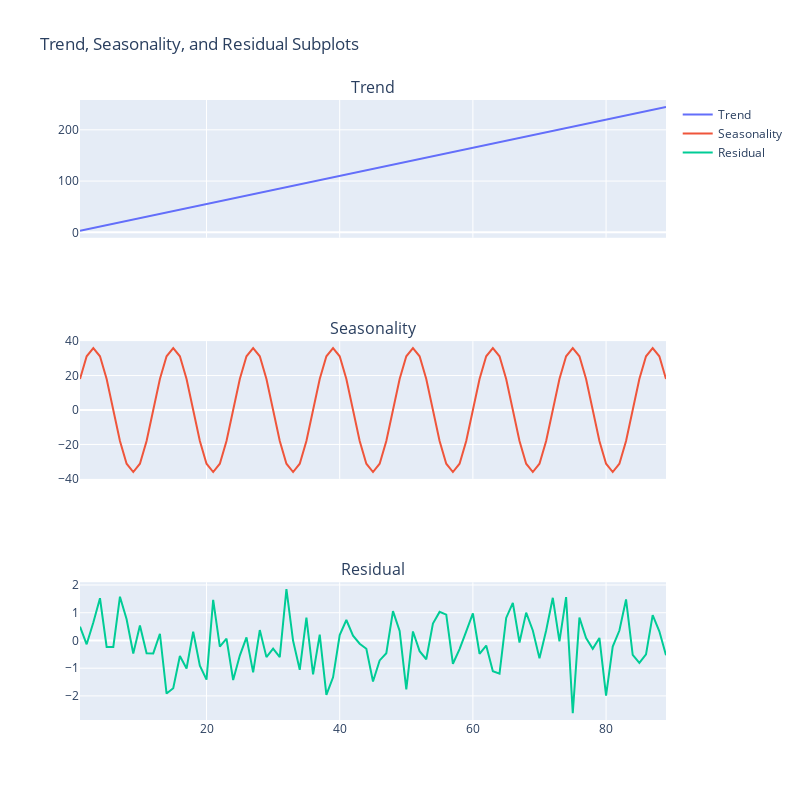

The code cell stored with this chart in its notebook:
### Markdown cell above
### 
# Section 1: Construct Trend, Seasonality, and Residual Components
In today's lecture, we'll separately fabricate trend, seasonal, and error components 
as a pedagogical exercise. The aim is to illustrate the fundamentals of constructing a 
basic time series dataset, paving the way for more advanced topics. For now, lt's generate a time sequence in minute intervals.

### Code cell
# 1. Init time series
time = np.arange(1, 90)

# 2. Init trend
trend = 2.75 * time

# 3. Init seasonality with sin
seasonality = 36 * np.sin(2 * np.pi * time / 12)

# 4. Init residual
residual = np.random.normal(0, 1, 89)

# Visualize in subplots
fig = make_subplots(rows=3, cols=1, shared_xaxes=True, subplot_titles=("Trend", "Seasonality", "Residual"))

# Add Trend plot
fig.add_trace(go.Scatter(x=time, y=trend, mode='lines', name='Trend'), row=1, col=1)

# Add Seasonality plot
fig.add_trace(go.Scatter(x=time, y=seasonality, mode='lines', name='Seasonality'), row=2, col=1)

# Add Residual plot
fig.add_trace(go.Scatter(x=time, y=residual, mode='lines', name='Residual'), row=3, col=1)

# Update layout
fig.update_layout(height=800, width=800, title_text="Trend, Seasonality, and Residual Subplots")

# Show the figure
fig.show()

### Figure 1 — Plotly figure (JSON) as saved in the notebook; plotly's stock layout.template omitted (floating-point values rounded to 4 significant figures)
{"data": [{"mode": "lines", "name": "Trend", "type": "scatter", "x": [1, 2, 3, 4, 5, 6, 7, 8, 9, 10, 11, 12, 13, 14, 15, 16, 17, 18, 19, 20, 21, 22, 23, 24, 25, 26, 27, 28, 29, 30, 31, 32, 33, 34, 35, 36, 37, 38, 39, 40, 41, 42, 43, 44, 45, 46, 47, 48, 49, 50, 51, 52, 53, 54, 55, 56, 57, 58, 59, 60, 61, 62, 63, 64, 65, 66, 67, 68, 69, 70, 71, 72, 73, 74, 75, 76, 77, 78, 79, 80, 81, 82, 83, 84, 85, 86, 87, 88, 89], "xaxis": "x", "y": [2.75, 5.5, 8.25, 11, 13.75, 16.5, 19.25, 22, 24.75, 27.5, 30.25, 33, 35.75, 38.5, 41.25, 44, 46.75, 49.5, 52.25, 55, 57.75, 60.5, 63.25, 66, 68.75, 71.5, 74.25, 77, 79.75, 82.5, 85.25, 88, 90.75, 93.5, 96.25, 99, 101.8, 104.5, 107.2, 110, 112.8, 115.5, 118.2, 121, 123.8, 126.5, 129.2, 132, 134.8, 137.5, 140.2, 143, 145.8, 148.5, 151.2, 154, 156.8, 159.5, 162.2, 165, 167.8, 170.5, 173.2, 176, 178.8, 181.5, 184.2, 187, 189.8, 192.5, 195.2, 198, 200.8, 203.5, 206.2, 209, 211.8, 214.5, 217.2, 220, 222.8, 225.5, 228.2, 231, 233.8, 236.5, 239.2, 242, 244.8], "yaxis": "y"}, {"mode": "lines", "name": "Seasonality", "type": "scatter", "x": [1, 2, 3, 4, 5, 6, 7, 8, 9, 10, 11, 12, 13, 14, 15, 16, 17, 18, 19, 20, 21, 22, 23, 24, 25, 26, 27, 28, 29, 30, 31, 32, 33, 34, 35, 36, 37, 38, 39, 40, 41, 42, 43, 44, 45, 46, 47, 48, 49, 50, 51, 52, 53, 54, 55, 56, 57, 58, 59, 60, 61, 62, 63, 64, 65, 66, 67, 68, 69, 70, 71, 72, 73, 74, 75, 76, 77, 78, 79, 80, 81, 82, 83, 84, 85, 86, 87, 88, 89], "xaxis": "x2", "y": [18.0, 31.18, 36, 31.18, 18.0, 4.409e-15, -18.0, -31.18, -36, -31.18, -18.0, -8.817e-15, 18, 31.18, 36, 31.18, 18.0, 1.323e-14, -18.0, -31.18, -36, -31.18, -18.0, -1.763e-14, 18.0, 31.18, 36, 31.18, 18, 8.599e-14, -18.0, -31.18, -36, -31.18, -18.0, -2.645e-14, 18.0, 31.18, 36, 31.18, 18.0, 3.086e-14, -18.0, -31.18, -36, -31.18, -18.0, -3.527e-14, 18.0, 31.18, 36, 31.18, 18.0, 3.968e-14, -18.0, -31.18, -36, -31.18, -18.0, -1.72e-13, 18.0, 31.18, 36, 31.18, 18.0, -7.94e-14, -18.0, -31.18, -36, -31.18, -18.0, -5.29e-14, 18.0, 31.18, 36, 31.18, 18.0, 1.852e-13, -18.0, -31.18, -36, -31.18, -18.0, -6.172e-14, 18.0, 31.18, 36, 31.18, 18.0], "yaxis": "y2"}, {"mode": "lines", "name": "Residual", "type": "scatter", "x": [1, 2, 3, 4, 5, 6, 7, 8, 9, 10, 11, 12, 13, 14, 15, 16, 17, 18, 19, 20, 21, 22, 23, 24, 25, 26, 27, 28, 29, 30, 31, 32, 33, 34, 35, 36, 37, 38, 39, 40, 41, 42, 43, 44, 45, 46, 47, 48, 49, 50, 51, 52, 53, 54, 55, 56, 57, 58, 59, 60, 61, 62, 63, 64, 65, 66, 67, 68, 69, 70, 71, 72, 73, 74, 75, 76, 77, 78, 79, 80, 81, 82, 83, 84, 85, 86, 87, 88, 89], "xaxis": "x3", "y": [0.4967, -0.1383, 0.6477, 1.523, -0.2342, -0.2341, 1.579, 0.7674, -0.4695, 0.5426, -0.4634, -0.4657, 0.242, -1.913, -1.725, -0.5623, -1.013, 0.3142, -0.908, -1.412, 1.466, -0.2258, 0.06753, -1.425, -0.5444, 0.1109, -1.151, 0.3757, -0.6006, -0.2917, -0.6017, 1.852, -0.0135, -1.058, 0.8225, -1.221, 0.2089, -1.96, -1.328, 0.1969, 0.7385, 0.1714, -0.1156, -0.3011, -1.479, -0.7198, -0.4606, 1.057, 0.3436, -1.763, 0.3241, -0.3851, -0.6769, 0.6117, 1.031, 0.9313, -0.8392, -0.3092, 0.3313, 0.9755, -0.4792, -0.1857, -1.106, -1.196, 0.8125, 1.356, -0.07201, 1.004, 0.3616, -0.6451, 0.3614, 1.538, -0.03583, 1.565, -2.62, 0.8219, 0.08705, -0.299, 0.09176, -1.988, -0.2197, 0.3571, 1.478, -0.5183, -0.8085, -0.5018, 0.9154, 0.3288, -0.5298], "yaxis": "y3"}], "layout": {"annotations": [{"font": {"size": 16}, "showarrow": false, "text": "Trend", "x": 0.5, "xanchor": "center", "xref": "paper", "y": 1, "yanchor": "bottom", "yref": "paper"}, {"font": {"size": 16}, "showarrow": false, "text": "Seasonality", "x": 0.5, "xanchor": "center", "xref": "paper", "y": 0.6111, "yanchor": "bottom", "yref": "paper"}, {"font": {"size": 16}, "showarrow": false, "text": "Residual", "x": 0.5, "xanchor": "center", "xref": "paper", "y": 0.2222, "yanchor": "bottom", "yref": "paper"}], "height": 800, "title": {"text": "Trend, Seasonality, and Residual Subplots"}, "width": 800, "xaxis": {"anchor": "y", "domain": [0, 1], "matches": "x3", "showticklabels": false}, "xaxis2": {"anchor": "y2", "domain": [0, 1], "matches": "x3", "showticklabels": false}, "xaxis3": {"anchor": "y3", "domain": [0, 1]}, "yaxis": {"anchor": "x", "domain": [0.7778, 1]}, "yaxis2": {"anchor": "x2", "domain": [0.3889, 0.6111]}, "yaxis3": {"anchor": "x3", "domain": [0, 0.2222]}}}
